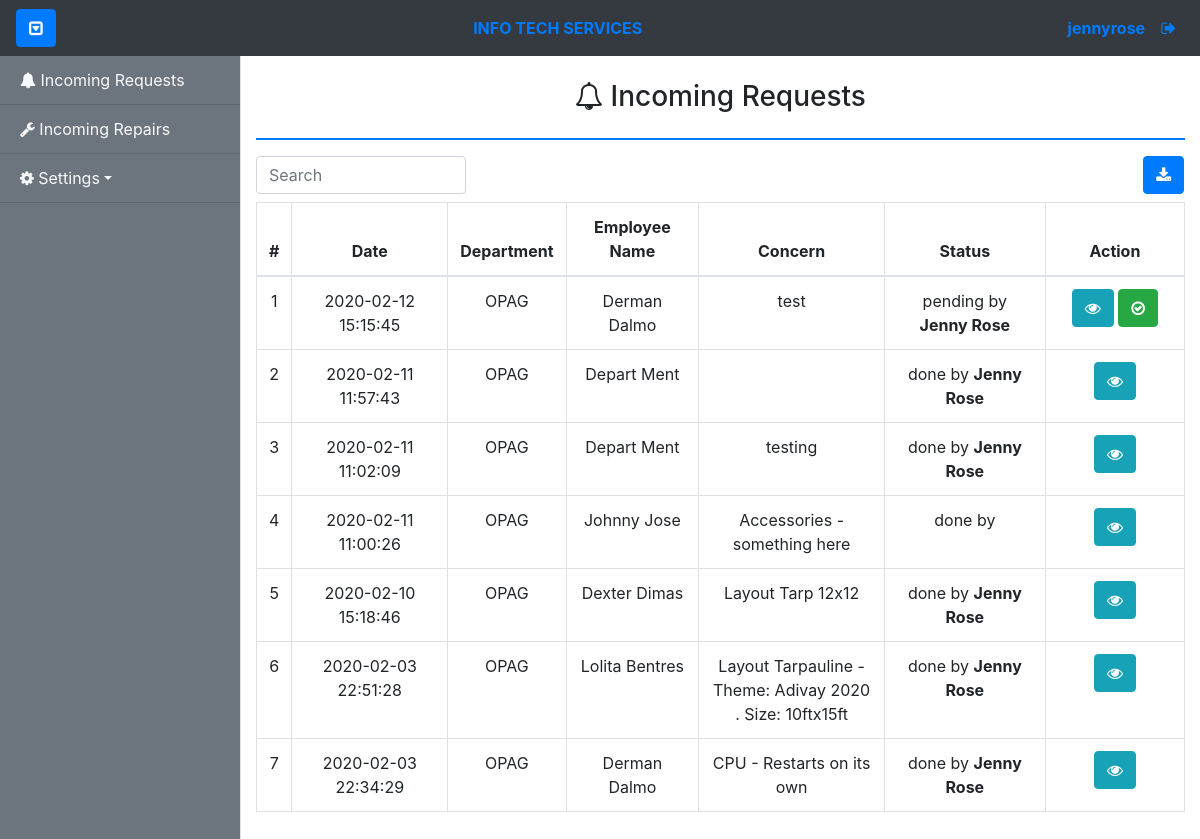
Before: /admin/incoming-requests.php (signed in) with the older database file.
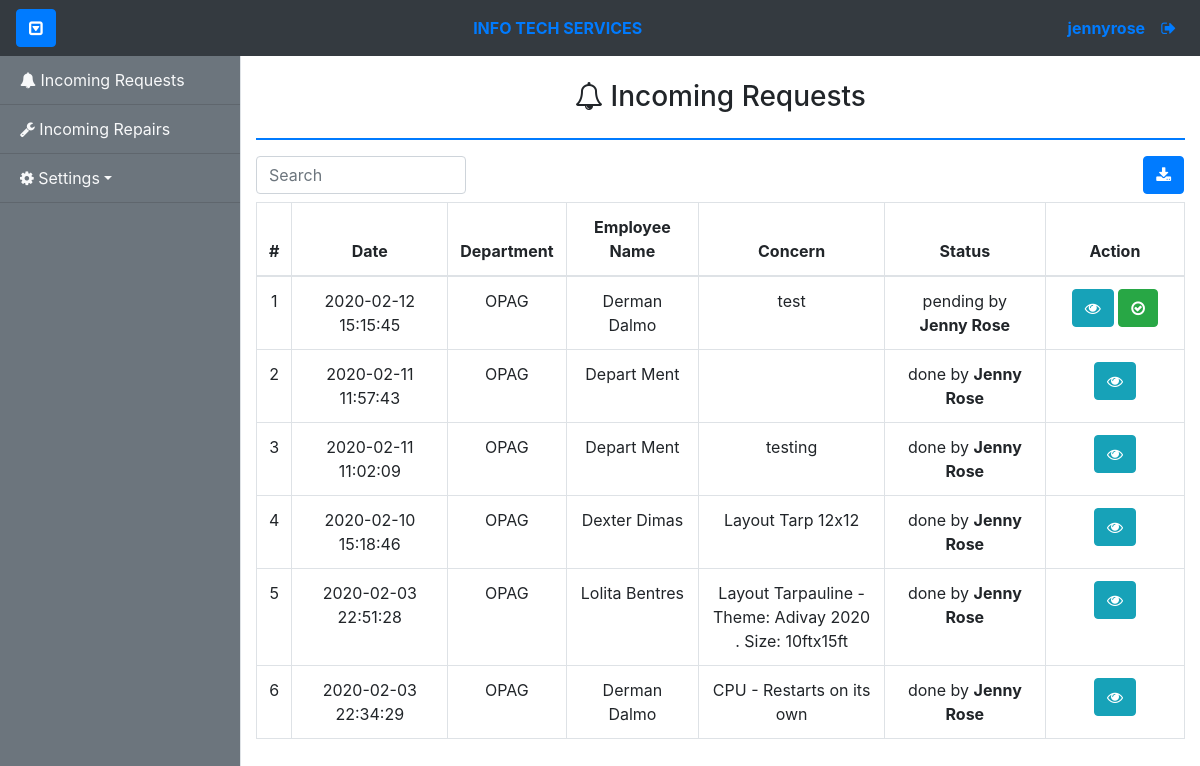
After: the same page with the newer database file.
### tables this page shows
CREATE TABLE `itservices_request_tbl` (
  `itsrequest_id` int(11) NOT NULL,
  `dept_id` int(11) DEFAULT NULL,
  `emp_id` int(11) DEFAULT NULL,
  `itsrequest_date` datetime NOT NULL,
  `concern` varchar(255) NOT NULL,
  `status` enum('post-repair inspected','pre-repair inspected','assessment pending','deployed','done','pending','received','assessed') NOT NULL DEFAULT 'received',
  `statusupdate_useraccount_id` int(255) DEFAULT NULL,
  `itsrequest_category` enum('hw','other') DEFAULT NULL,
  `hwcomponent_id` int(11) DEFAULT NULL,
  `hwcomponent_sub_id` int(11) NOT NULL,
  `itshw_category` enum('on-site','walk-in','pulled-out') DEFAULT NULL,
  `property_num` varchar(255) DEFAULT NULL,
  `solution` varchar(500) DEFAULT NULL,
  `received_date` datetime DEFAULT NULL
);

CREATE TABLE `department_tbl` (
  `dept_id` int(11) NOT NULL,
  `dept_code` varchar(255) NOT NULL,
  `dept_name` varchar(255) NOT NULL
);

CREATE TABLE `employee_tbl` (
  `emp_id` int(11) NOT NULL,
  `dept_id` int(11) DEFAULT NULL,
  `emp_idnum` int(255) NOT NULL,
  `emp_fname` varchar(255) NOT NULL,
  `emp_lname` varchar(255) NOT NULL,
  `emp_position` varchar(255) DEFAULT NULL
);

CREATE TABLE `hardwarecomponent_tbl` (
  `hwcomponent_id` int(11) NOT NULL,
  `hwcomponent_name` varchar(255) NOT NULL,
  `hwcomponent_type` enum('main','sub') DEFAULT NULL,
  `hwcomponent_category` int(10) DEFAULT NULL
);

### config/controllers/controller.php (called while the page is built, shortened)
<?php
class Controller
{
	public function getEmployee($emp_id = null)
	{
		global $con;
		if ($emp_id == null) {
			$qry = "SELECT * FROM employee_tbl INNER JOIN department_tbl ON employee_tbl.dept_id=department_tbl.dept_id";
			if ($con->query($qry)) {
				$result = $con->query($qry);
				$users = array();
				while ($row = $result->fetch_assoc()) {
					$users[] = $row;
				}
				return $users;
			} else {
				return false;
			}
		} else {
			$qry = "SELECT * FROM employee_tbl INNER JOIN department_tbl ON employee_tbl.dept_id=department_tbl.dept_id WHERE emp_id = '" . $emp_id . "' ";
			if ($con->query($qry)) {
				$result = $con->query($qry);
				return $result->fetch_assoc();
			} else {
				return false;
			}
		}
	}
	public function getHardwareComponents($hwcomponent_id = null)
	{
		global $con;
		if ($hwcomponent_id == null) {
			$qry = "SELECT * FROM hardwarecomponent_tbl";
			$result = $con->query($qry);
			if ($result) {
				$components = array();
				while ($row = $result->fetch_assoc()) {
					$components[] = $row;
				}
				return $components;
			} else {
				return false;
			}
		} else {
			$qry = "SELECT * FROM hardwarecomponent_tbl WHERE hwcomponent_id = '" . $hwcomponent_id . "' ";
			$result = $con->query($qry);
			return $result ? $result->fetch_assoc() : false;
		}
	}
	public function getUserAccount($useraccount_id = null)
	{
		global $con;
		if ($useraccount_id == null) {
			$qry = "SELECT * FROM useraccount_tbl LEFT JOIN employee_tbl ON useraccount_tbl.emp_id=employee_tbl.emp_id LEFT JOIN department_tbl ON useraccount_tbl.dept_id=department_tbl.dept_id";
			if ($con->query($qry)) {
				$result = $con->query($qry);
				if ($result->num_rows != 0) {
					$users = array();
					while ($row = $result->fetch_assoc()) {
						$users[] = $row;
					}
					return $users;
				} else {
					return $result->num_rows;
				}
			} else {
				return false;
			}
		} else {
			$qry = "SELECT * FROM useraccount_tbl LEFT JOIN employee_tbl ON useraccount_tbl.emp_id=employee_tbl.emp_id LEFT JOIN department_tbl ON useraccount_tbl.dept_id=department_tbl.dept_id WHERE useraccount_tbl.useraccount_id = '" . $useraccount_id . "' ";
			$result = $con->query($qry);
			return $result ? $result->fetch_assoc() : false;
		}
	}
	public function getRequest($itsrequest_id = null)
	{
		global $con;
		if ($itsrequest_id == null) {
			$qry = "SELECT * FROM itservices_request_tbl INNER JOIN employee_tbl ON itservices_request_tbl.emp_id=employee_tbl.emp_id INNER JOIN department_tbl ON itservices_request_tbl.dept_id=department_tbl.dept_id LEFT JOIN hardwarecomponent_tbl ON itservices_request_tbl.hwcomponent_id=hardwarecomponent_tbl.hwcomponent_id  WHERE itshw_category is null OR itshw_category != 'pulled-out' AND itshw_category != 'walk-in' ORDER BY itsrequest_date DESC";
			if ($con->query($qry)) {
				$result = $con->query($qry);
				if ($result->num_rows != 0) {
					$requests = array();
					while ($row = $result->fetch_assoc()) {
						$requests[] = $row;
					}
					return $requests;
				} else {
					return $result->num_rows;
				}
			} else {
				return false;
			}
		}
	}
}

### tables/incomingrequest-tbl.php (the view)
<?php
if (!$requests) {
?>
  <div class="alert alert-info text-center">
    <?= "No Incoming Request Queued!"; ?>
  </div>
<?php
} else {
?>
  <table class="table table-bordered text-center">
    <thead>
      <th>#</th>
      <th>Date</th>
      <th>Department</th>
      <th>Employee Name</th>
      <th>Concern</th>
      <th>Status</th>
      <th>Action</th>
    </thead>
    <tbody id="table_body">
      <?php
      $id = 1;
      foreach ($requests as $value) {
        $component = $control->getHardwareComponents($value['hwcomponent_sub_id']);
      ?>
        <tr>
          <td> <?= $id ?> </td>
          <td> <?= $value['itsrequest_date'] ?> </td>
          <td> <?= $value['dept_code'] ?> </td>
          <td> <?= $value['emp_fname'] ?> <?= $value['emp_lname'] ?> </td>
          <td style="width:20%">
            <?php
            if ($value['itsrequest_category'] == 'hw') {
              if ($component) {
                echo $value['hwcomponent_name'] . '(' . $component['hwcomponent_name'] . ')' . ' -';
              } else {
                echo $value['hwcomponent_name'] . ' -';
              }
            }
            ?>
            <?= $value['concern'] ?>
          </td>
          <td> <?= $value['status'] ?>
            <?php
            if ($value['statusupdate_useraccount_id']) {
              $userAccount = $control->getUserAccount($value['statusupdate_useraccount_id']);
              $techRepEmployee = $control->getEmployee($userAccount['emp_id']);
              echo 'by ' . '<b>' . $techRepEmployee['emp_fname'] . '</b>';
            }
            ?>
          </td>
          <td style="width:15%">
            <button type="button" class="btn btn-info view" data-toggle="tooltip" title="View Details" id="<?= $value['itsrequest_id'] ?>"><i class="fa fa-eye" aria-hidden="true"></i></button>
            <?php
            if ($value['itsrequest_category'] == 'hw') {
              if ($value['itshw_category'] == 'on-site') {
                if ($value['status'] === 'received') {
            ?>
                  <button type="button" class="btn btn-warning pending" data-toggle="tooltip" title="Go" id="<?= $value['itsrequest_id'] ?>" data-id="<?= $_SESSION['useraccount_id'] ?>"><i class="fa fa-arrow-circle-o-right" aria-hidden="true"></i></button>
                <?php
                } else if ($value['status'] == 'pending') {
                ?>
                  <button type="button" class="btn btn-danger pullout" data-toggle="tooltip" title="Pullout" id="<?= $value['itsrequest_id'] ?>" data-id="<?= $_SESSION['useraccount_id'] ?>" hw-id="<?= $value['hwcomponent_id'] ?>"><i class="fa fa-hand-rock-o" aria-hidden="true"></i></button>
                  <button type="button" class="btn btn-success done" data-toggle="tooltip" title="Done" id="<?= $value['itsrequest_id'] ?>" data-id="<?= $_SESSION['useraccount_id'] ?>"><i class="fa fa-check-circle-o" aria-hidden="true"></i></button>
                <?php
                }
              }
            } else if ($value['itsrequest_category'] == 'other') {
              if ($value['status'] === 'received') {
                ?>
                <button type="button" class="btn btn-warning pending" data-toggle="tooltip" title="Do" id="<?= $value['itsrequest_id'] ?>" data-id="<?= $_SESSION['useraccount_id'] ?>"><i class="fa fa-arrow-circle-o-right" aria-hidden="true"></i></button>
              <?php
              } else if ($value['status'] == 'pending') {
              ?>
                <button type="button" class="btn btn-success done" data-toggle="tooltip" title="Done" id="<?= $value['itsrequest_id'] ?>" data-id="<?= $_SESSION['useraccount_id'] ?>"><i class="fa fa-check-circle-o" aria-hidden="true"></i></button>
            <?php
              }
            }
            ?>
          </td>
        </tr>
      <?php
        $id += 1;
      }
      ?>
    </tbody>
  </table>
  </div>
  </div>
<?php
}
?>

### admin/incoming-requests.php (shortened to what this page needs)
<?php
require_once('../config/db_connection.php');
include_once "../config/controllers/controller.php";
$control = new Controller();
$requests = $control->getRequest();
?>
<!DOCTYPE html>
<html class="h-100 w-100">
<head>
	<link href="../plug-ins/bootstrap/css/bootstrap.min.css" rel="stylesheet">
	<link href="../plug-ins/font-awesome/css/font-awesome.min.css" rel="stylesheet">
	<link href="../css/simple-sidebar.css" rel="stylesheet">
</head>
<body class="h-100 w-100">
	<div class="d-flex" id="wrapper">
		<div class="bg-secondary border-right mt-5 pt-2" id="sidebar-wrapper">
			<div class="list-group list-group-flush">
				<a href="incoming-requests.php" class="list-group-item list-group-item-action bg-secondary text-light border-bottom"><i class="fa fa-bell" aria-hidden="true"></i> Incoming Requests</a>
				<a href="incoming-repairs.php" class="list-group-item list-group-item-action bg-secondary text-light border-bottom"><i class="fa fa-wrench" aria-hidden="true"></i> Incoming Repairs</a>
				<?php if ($_SESSION['usertype'] === 'admin' || $_SESSION['usertype'] === 'programmer') :	?>
					<a href="#settingsSubmenu" data-toggle="collapse" aria-expanded="false" class="dropdown-toggle list-group-item list-group-item-action bg-secondary text-light"><i class="fa fa-cog" aria-hidden="true"></i> Settings</a>
				<?php endif; ?>
			</div>
		</div>
		<div class="h-100 w-100">
			<nav class="navbar fixed-top navbar-expand-sm navbar-dark bg-dark">
				<button class="btn btn-primary" id="menu-toggle" data-toggle="tooltip" title="Toggle Sidebar"><i class="fa fa-caret-square-o-down" aria-hidden="true"></i></button>
				<div class="collapse navbar-collapse" id="navbarSupportedContent">
					<ul class="navbar-nav ml-auto">
						<li class="nav-item active">
							<a class="nav-link text-primary font-weight-bold" href="incoming-requests.php">INFO TECH SERVICES</a>
						</li>
					</ul>
				</div>
				<div class="collapse navbar-collapse" id="navbarSupportedContent">
					<ul class="navbar-nav ml-auto mt-2 mt-lg-0">
						<li class="nav-item">
							<a class="nav-link text-primary font-weight-bold disabled"><?= $_SESSION['username']; ?></a>
						</li>
						<li class="nav-item">
							<a class="nav-link text-primary " href="../logout.php" data-toggle="tooltip" title="Logout"><i class="fa fa-sign-out" aria-hidden="true"></i></a>
						</li>
					</ul>
				</div>
			</nav>
			<div class="container-fluid h-100" style="margin-top: 80px;">
				<div class="row">
					<p class="h3 mx-auto"><i class="fa fa-bell-o" aria-hidden="true"></i> Incoming Requests </p>
				</div>
				<hr class="border border-bottom border-primary">
				<div class="row">
					<div class="col-lg-3">
						<input type="text" class="form-control " id="search" placeholder="Search">
					</div>
					<div class="mr-3 ml-auto">
						<button type="button" class="btn btn-primary" data-toggle="tooltip" title="Download Summary in MSword" id="printSummary"><i class="fa fa-download" aria-hidden="true"></i></button>
					</div>
				</div>
			</div>
			<div id="incoming-requests" class="container-fluid mt-2">
				<?php include_once('../tables/incomingrequest-tbl.php'); ?>
			</div>
</body>
</html>

### css/simple-sidebar.css (style rules this page uses)
body { overflow-x: hidden; }
#sidebar-wrapper { min-height: 100vh; margin-left: -15rem; -webkit-transition: margin .25s ease-out; -moz-transition: margin .25s ease-out; -o-transition: margin .25s ease-out; transition: margin .25s ease-out; }
#sidebar-wrapper .list-group { width: 15rem; }
@media (min-width: 768px) { #sidebar-wrapper { margin-left: 0; } }

Changed rows visible on the page:
removed itservices_request_tbl: itsrequest_date "2020-02-11 11:00:26", dept.dept_code "OPAG", emp.emp_fname "Johnny", emp.emp_lname "Jose", hwcomponent.hwcomponent_name "Accessories", concern "something here", status "done"
